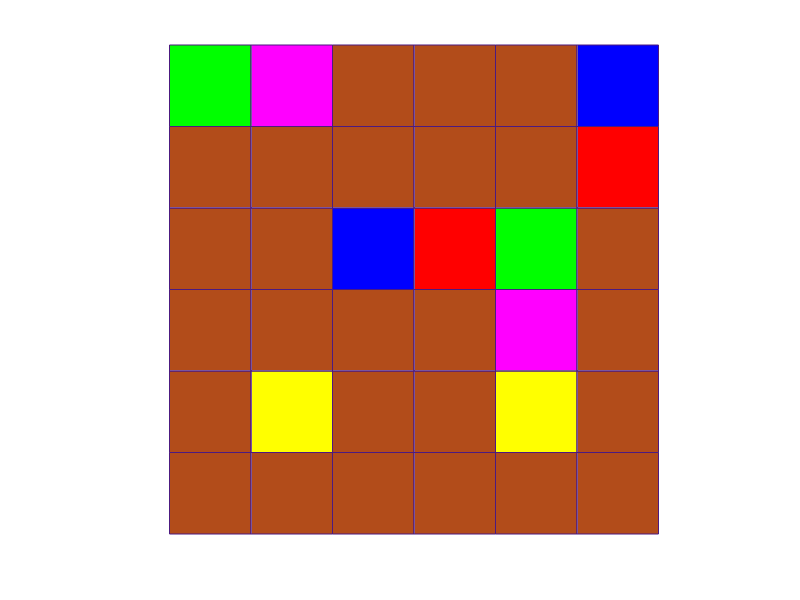

The MATLAB script that drew this image: (Note: this script raises an error after producing the figure.)
figure('Color', [.1 .3 .5])
axis equal
axis off
axis([1 7 1 7])
s = [];
for i=1:6
    for j=1:6
    a=rectangle('position',[i j 1 1], 'Facecolor', [.7 .3 .1],'edgecolor',[.3 .1 .5]);
    s=[s,a];
    end
end
set(s([6 28]), 'Facecolor', 'g')
set(s([12 27]), 'Facecolor', 'm')
set(s([8 26]), 'Facecolor', 'y')
set(s([16 36]), 'Facecolor', 'b')
set(s([22 35]), 'Facecolor', 'r')
% set(findobj('Facecolor', 'g'),'Facecolor', [rand rand rand])

[x,y]=ginput(31);
x=floor(x);
y=floor(y);
for i=1:31
    if (x(i)==1 && y(i)==6) || (x(i)==5 && y(i)==4)
    for j=(i+1):(i+13)
    rectangle('position',[x(j)+.2 y(j)+.2 .6 .6], 'Facecolor', 'g','Curvature',[1,1]);
    end
    
    elseif x(i)==2 && y(i)==6 || (x(i)==5 && y(i)==3)
    for j=(i+1):(i+5)
    rectangle('position',[x(j)+.2 y(j)+.2 .6 .6], 'Facecolor', 'm','Curvature',[1,1]);
    end
    elseif x(i)==2 && y(i)==2 || (x(i)==5 && y(i)==2)
    for j=(i+1):(i+2)
    rectangle('position',[x(j)+.2 y(j)+.2 .6 .6], 'Facecolor', 'y','Curvature',[1,1]);
    end
    elseif x(i)==3 && y(i)==4 || (x(i)==6 && y(i)==6)
    for j=(i+1):(i+4)
    rectangle('position',[x(j)+.2 y(j)+.2 .6 .6], 'Facecolor', 'b','Curvature',[1,1]);
    end
    elseif x(i)==4 && y(i)==4 || (x(i)==6 && y(i)==5)
    for j=(i+1):(i+2)
    rectangle('position',[x(j)+.2 y(j)+.2 .6 .6], 'Facecolor', 'r','Curvature',[1,1]);
    end
    end
        if findobj('facecolor','k')==0
        break
        end
end

%  waitforbuttonpress;    
%     a = get(gcf, 'CurrentCharacter');

